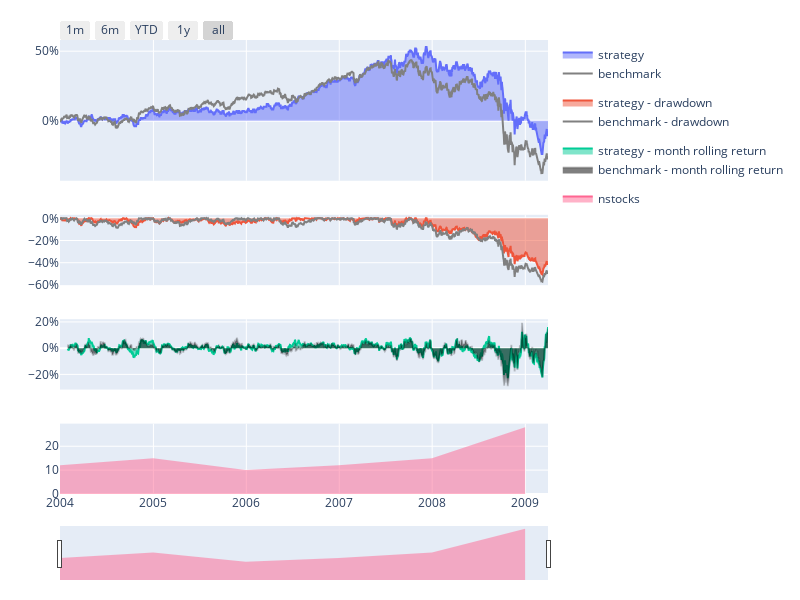
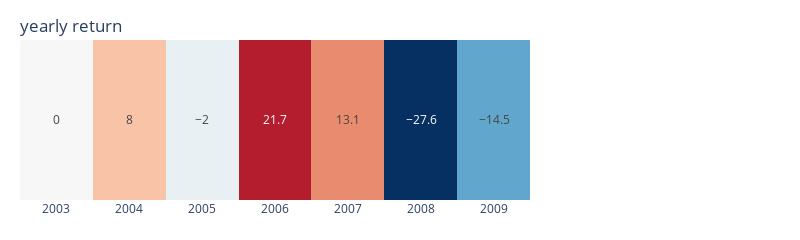
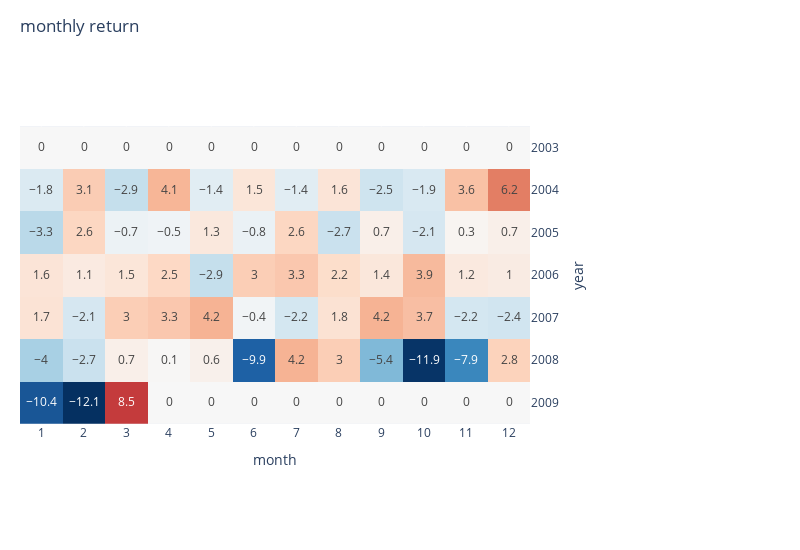

Notebook code for these charts, in order:
### Code cell
orig_cond_opt_A_rep_daily.display()

### Figure 1 — Plotly figure (JSON) as saved in the notebook; plotly's stock layout.template omitted (floating-point values rounded to 4 significant figures; data arrays with more than 128 entries replaced by an {"elided": "..."} marker saying what was removed)
{"data": [{"fill": "tozeroy", "legendgroup": "performance", "name": "strategy", "type": "scatter", "x": {"elided": "1321 str values"}, "xaxis": "x", "y": {"elided": "1321 float values"}, "yaxis": "y"}, {"fill": "tozeroy", "legendgroup": "drawdown", "name": "strategy - drawdown", "type": "scatter", "x": {"elided": "1321 str values"}, "xaxis": "x2", "y": {"elided": "1321 float values"}, "yaxis": "y2"}, {"fill": "tozeroy", "legendgroup": "rolling performance", "name": "strategy - month rolling return", "type": "scatter", "x": {"elided": "1321 str values"}, "xaxis": "x3", "y": {"elided": "1321 float values"}, "yaxis": "y3"}, {"legendgroup": "performance", "line": {"color": "gray"}, "name": "benchmark", "type": "scatter", "x": {"elided": "1321 str values"}, "xaxis": "x", "y": {"elided": "1321 float values"}, "yaxis": "y"}, {"legendgroup": "drawdown", "line": {"color": "gray"}, "name": "benchmark - drawdown", "type": "scatter", "x": {"elided": "1321 str values"}, "xaxis": "x2", "y": {"elided": "1321 float values"}, "yaxis": "y2"}, {"fill": "tozeroy", "legendgroup": "rolling performance", "line": {"color": "rgba(0,0,0,0.2)"}, "name": "benchmark - month rolling return", "type": "scatter", "x": {"elided": "1321 str values"}, "xaxis": "x3", "y": {"elided": "1321 float values"}, "yaxis": "y3"}, {"fill": "tozeroy", "name": "nstocks", "type": "scatter", "x": {"elided": "1321 str values"}, "xaxis": "x4", "y": {"elided": "1321 int values"}, "yaxis": "y4"}], "layout": {"height": 600, "legend": {"bgcolor": "rgba(0,0,0,0)"}, "margin": {"b": 20, "l": 60, "r": 20, "t": 40}, "width": 800, "xaxis": {"anchor": "y", "domain": [0, 1], "matches": "x4", "showticklabels": false}, "xaxis2": {"anchor": "y2", "domain": [0, 1], "matches": "x4", "showticklabels": false}, "xaxis3": {"anchor": "y3", "domain": [0, 1], "matches": "x4", "showticklabels": false}, "xaxis4": {"anchor": "y4", "domain": [0, 1], "rangeselector": {"buttons": [{"count": 1, "label": "1m", "step": "month", "stepmode": "backward"}, {"count": 6, "label": "6m", "step": "month", "stepmode": "backward"}, {"count": 1, "label": "YTD", "step": "year", "stepmode": "todate"}, {"count": 1, "label": "1y", "step": "year", "stepmode": "backward"}, {"step": "all"}], "x": 0, "y": 1}, "rangeslider": {"thickness": 0.1, "visible": true}, "type": "date"}, "yaxis": {"anchor": "x", "domain": [0.69, 1], "tickformat": ",.0%"}, "yaxis2": {"anchor": "x2", "domain": [0.46, 0.615], "tickformat": ",.0%"}, "yaxis3": {"anchor": "x3", "domain": [0.23, 0.385], "tickformat": ",.0%"}, "yaxis4": {"anchor": "x4", "domain": [0, 0.155]}}}

### Figure 2 — Plotly figure (JSON) as saved in the notebook; plotly's stock layout.template omitted (floating-point values rounded to 4 significant figures)
{"data": [{"coloraxis": "coloraxis", "hovertemplate": "year: %{x}<br>return: %{z}%", "name": "0", "texttemplate": "%{z}", "type": "heatmap", "x": ["2003", "2004", "2005", "2006", "2007", "2008", "2009"], "xaxis": "x", "yaxis": "y", "z": [[0, 8, -2, 21.7, 13.1, -27.6, -14.5]]}], "layout": {"coloraxis": {"cmid": 0, "colorbar": {"title": {"text": "return(%)"}}, "colorscale": [[0, "rgb(5,48,97)"], [0.1, "rgb(33,102,172)"], [0.2, "rgb(67,147,195)"], [0.3, "rgb(146,197,222)"], [0.4, "rgb(209,229,240)"], [0.5, "rgb(247,247,247)"], [0.6, "rgb(253,219,199)"], [0.7, "rgb(244,165,130)"], [0.8, "rgb(214,96,77)"], [0.9, "rgb(178,24,43)"], [1, "rgb(103,0,31)"]], "showscale": false}, "height": 120, "margin": {"b": 40, "l": 20, "r": 270, "t": 40}, "title": {"text": "yearly return", "x": 0.025, "yanchor": "top"}, "width": 800, "xaxis": {"anchor": "y", "constrain": "domain", "domain": [0, 1], "scaleanchor": "y"}, "yaxis": {"anchor": "x", "autorange": "reversed", "constrain": "domain", "domain": [0, 1], "visible": false}}}

### Figure 3 — Plotly figure (JSON) as saved in the notebook; plotly's stock layout.template omitted (floating-point values rounded to 4 significant figures)
{"data": [{"coloraxis": "coloraxis", "hovertemplate": "year: %{y}<br>month: %{x}<br>return: %{z}%", "name": "0", "texttemplate": "%{z}", "type": "heatmap", "x": ["1", "2", "3", "4", "5", "6", "7", "8", "9", "10", "11", "12"], "xaxis": "x", "y": ["2003", "2004", "2005", "2006", "2007", "2008", "2009"], "yaxis": "y", "z": [[0, 0, 0, 0, 0, 0, 0, 0, 0, 0, 0, 0], [-1.8, 3.1, -2.9, 4.1, -1.4, 1.5, -1.4, 1.6, -2.5, -1.9, 3.6, 6.2], [-3.3, 2.6, -0.7, -0.5, 1.3, -0.8, 2.6, -2.7, 0.7, -2.1, 0.3, 0.7], [1.6, 1.1, 1.5, 2.5, -2.9, 3, 3.3, 2.2, 1.4, 3.9, 1.2, 1], [1.7, -2.1, 3, 3.3, 4.2, -0.4, -2.2, 1.8, 4.2, 3.7, -2.2, -2.4], [-4, -2.7, 0.7, 0.1, 0.6, -9.9, 4.2, 3, -5.4, -11.9, -7.9, 2.8], [-10.4, -12.1, 8.5, 0, 0, 0, 0, 0, 0, 0, 0, 0]]}], "layout": {"coloraxis": {"cmid": 0, "colorbar": {"title": {"text": "return(%)"}}, "colorscale": [[0, "rgb(5,48,97)"], [0.1, "rgb(33,102,172)"], [0.2, "rgb(67,147,195)"], [0.3, "rgb(146,197,222)"], [0.4, "rgb(209,229,240)"], [0.5, "rgb(247,247,247)"], [0.6, "rgb(253,219,199)"], [0.7, "rgb(244,165,130)"], [0.8, "rgb(214,96,77)"], [0.9, "rgb(178,24,43)"], [1, "rgb(103,0,31)"]], "showscale": false}, "height": 550, "margin": {"b": 40, "l": 20, "r": 270, "t": 40}, "title": {"text": "monthly return", "x": 0.025, "yanchor": "top"}, "width": 800, "xaxis": {"anchor": "y", "constrain": "domain", "domain": [0, 1], "scaleanchor": "y", "title": {"text": "month"}}, "yaxis": {"anchor": "x", "autorange": "reversed", "constrain": "domain", "domain": [0, 1], "side": "right", "title": {"text": "year"}}}}
